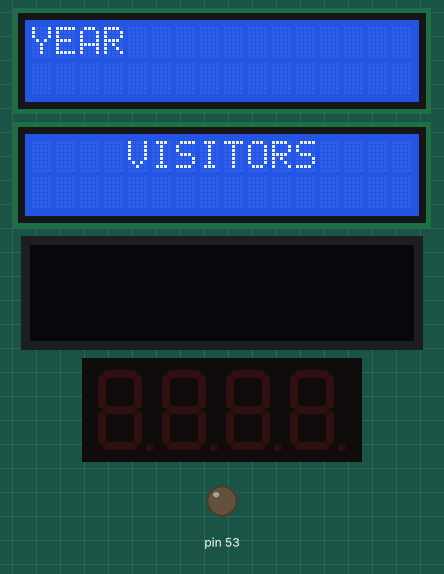
The sketch below on a simulated Arduino Mega 2560, built with avr-gcc and run on an emulated ATmega2560. Parts: 2 × 16×2 character LCD, 128×32 one-colour display, 4-digit seven-segment display, output pins drawn as LEDs (lit = HIGH). The display library's start-up logo is not drawn; storage starts empty; pins used as bus, display or sensor lines are not drawn; what the sketch prints to the serial monitor is not drawn.

Above: at 5.3 s.

The sketch:

rocket_final.ino
```cpp
#include <SoftwareSerial.h>
#include <SPI.h>
#include <Wire.h>
#include <LiquidCrystal_I2C.h>
#include <Adafruit_GFX.h>
#include <Adafruit_SSD1306.h>
#include <TM1637.h>
#include <SD.h>

File myFile;

// CHANGED: Connect ESP TX and RX to RX and TX, respectively, of the MEGA

#define SCREEN_WIDTH 128 // OLED display width, in pixels
#define SCREEN_HEIGHT 32 // OLED display height, in pixels

// Declaration for an SSD1306 display connected to I2C (SDA, SCL pins)
// The pins for I2C are defined by the Wire-library.
// On an arduino UNO:       A4(SDA), A5(SCL)
// On an arduino MEGA 2560: 20(SDA), 21(SCL)
// On an arduino LEONARDO:   2(SDA),  3(SCL), ...
#define OLED_RESET     4 // Reset pin # (or -1 if sharing Arduino reset pin)
#define SCREEN_ADDRESS 0x3C ///< See datasheet for Address; 0x3D for 128x64, 0x3C for 128x32
Adafruit_SSD1306 display(SCREEN_WIDTH, SCREEN_HEIGHT, &Wire, OLED_RESET);

#define NUMFLAKES     10 // Number of snowflakes in the animation example

#define LEDPIN  11

#define STEPPER_DIR 2
#define STEPPER_PULL 3


LiquidCrystal_I2C lcd1(0x27, 16, 2);
LiquidCrystal_I2C lcd2(0x26, 16, 2);

int seg1_clk = 22;
int seg1_dio = 23;
TM1637 tm(seg1_clk, seg1_dio);


boolean setdir = LOW;
int stepper_delay = 100;

#define LOGO_HEIGHT   16
#define LOGO_WIDTH    16
static const unsigned char PROGMEM logo_bmp[] =
{ 0b00000000, 0b11000000,
  0b00000001, 0b11000000,
  0b00000001, 0b11000000,
  0b00000011, 0b11100000,
  0b11110011, 0b11100000,
  0b11111110, 0b11111000,
  0b01111110, 0b11111111,
  0b00110011, 0b10011111,
  0b00011111, 0b11111100,
  0b00001101, 0b01110000,
  0b00011011, 0b10100000,
  0b00111111, 0b11100000,
  0b00111111, 0b11110000,
  0b01111100, 0b11110000,
  0b01110000, 0b01110000,
  0b00000000, 0b00110000 };

void setup() {
  Serial.begin(250000);
//  Serial.begin(9600);
  pinMode(STEPPER_PULL, OUTPUT);
  pinMode(STEPPER_DIR, OUTPUT);
  pinMode(53, OUTPUT);
  lcd1.init();
  lcd2.init();
  lcd1.backlight();
  lcd2.backlight();
  if(!display.begin(SSD1306_SWITCHCAPVCC, SCREEN_ADDRESS)) {
    Serial.println(F("SSD1306 allocation failed"));
    for(;;); // Don't proceed, loop forever
  }
  if (!SD.begin(53)) {
Serial.println("initialization failed!");
return;
}
Serial.println("initialization done.");

  tm.init();
  tm.set(2);


  // Show initial display buffer contents on the screen --
  // the library initializes this with an Adafruit splash screen.
  display.display();
  delay(5000);
  lcd1.print("YEAR");
  lcd2.setCursor(4,0);
  lcd2.print("VISITORS");

  // Clear the buffer
  display.clearDisplay();
  stepForward(160000);
  stepBackward(160000);
  reverseMotor();


}

void displayTextOLED(String subject) {
  display.clearDisplay();

  display.setTextSize(3); // Draw 2X-scale text
  display.setTextColor(SSD1306_WHITE);
  display.setCursor(30, 5);
  display.println(subject);
  display.display();      // Show initial text
  delay(100);
}

long step_count = 0;
long moved = 0;

void loop() {
//  boolean iotstatus = iotMethod();
//  if(iotstatus == false){
//    sdBackup();
//    }
sdBackup();

//    Serial.println(step_count);

}

boolean iotMethod(void){
  String incoming_string = "";
  boolean string_ready = false;
  int visitors = 0;
  tm.display(0,0);
  tm.display(1,0);
  tm.display(2,0);
  tm.display(3,0);

//  digitalWrite(STEPPER_DIR, setdir);
//  digitalWrite(STEPPER_PULL, HIGH);
//  delayMicroseconds(stepper_delay);
//  digitalWrite(STEPPER_PULL, LOW);
//  step_count = step_count + 1;

  while(Serial.available()){
    incoming_string = Serial.readString();
    string_ready = true;
    };

  if(string_ready == true){
//    Serial.println("Received String: ");
//    visitors = incoming_string.toInt();
    char *strings[2]; // an array of pointers to the pieces of the above array after strtok()
    char *ptr = NULL;
    byte index = 0;
    ptr = strtok(incoming_string.c_str(), ",");  // parse comma-delimited string as array
    while (ptr != NULL)
    {
       strings[index] = ptr;
       index++;
       ptr = strtok(NULL, ",");
    }
    int year = String(strings[0]).toInt();
    int visitors = String(strings[1]).toInt();
    if(year == 0 || visitors == 0){
      return false;
      }
    String oled_vis = String(visitors);
    if(visitors<100){
      oled_vis = "00" + String(visitors);
      }else if(visitors<1000){
        oled_vis = "0" + String(visitors);
        }
    displayTextOLED(oled_vis);
    lcd1.clear();
    lcd1.setCursor(6,0);
    lcd1.print("YEAR");
    lcd1.setCursor(6,1);
    lcd1.print(String(year));
    long stepsy = map(visitors, 0, 6000, 0, 160000);
    stepForward(stepsy);
    stepBackward(stepsy);
    reverseMotor();
//    Serial.print("Year: " + String(year) + "\tVisitors: " + String(visitors) + "\n\n");
//    delay(1000);
//    digitalWrite(STEPPER_DIR, setdir);
//    digitalWrite(STEPPER_PULL, HIGH);
//    delayMicroseconds(stepper_delay);
//    digitalWrite(STEPPER_PULL, LOW);
//    delayMicroseconds(stepper_delay);
    };
    return true;
  }

void sdBackup(void){
  String incoming_string = "";
  boolean string_ready = false;
  int visitors = 0;

  // re-open the file for reading:
  myFile = SD.open("data.txt");
  if (myFile) {
    // read from the file until there's nothing else in it:
    while (myFile.available()) {
      incoming_string = myFile.readStringUntil('\n');
      string_ready = true;
      if(string_ready == true){
//    Serial.println("Received String: ");
//    visitors = incoming_string.toInt();
    char *strings[2]; // an array of pointers to the pieces of the above array after strtok()
    char *ptr = NULL;
    byte index = 0;
    ptr = strtok(incoming_string.c_str(), ",");  // parse comma-delimited string as array
    while (ptr != NULL)
    {
       strings[index] = ptr;
       index++;
       ptr = strtok(NULL, ",");
    }
    int year = String(strings[0]).toInt();
    int visitors = String(strings[1]).toInt();
    String oled_vis = String(visitors);
    if(visitors<100){
      oled_vis = "00" + String(visitors);
      }else if(visitors<1000){
        oled_vis = "0" + String(visitors);
        }
    displayTextOLED(oled_vis);
    lcd1.clear();
    lcd1.setCursor(6,0);
    lcd1.print("YEAR");
    lcd1.setCursor(6,1);
    lcd1.print(String(year));
    long stepsy = map(visitors, 0, 6000, 0, 160000);
    stepForward(stepsy);
    delay(1000*10); //wait 10 seconds
    stepBackward(stepsy);
    delay(3000);
    reverseMotor();
      }
    }
    // close the file:
    myFile.close();
  } else {
    // if the file didn't open, print an error:
    Serial.println("error opening test.txt");
  }
  }

void reverseMotor(){
  setdir = !setdir;
}

void stepForward(long steps){
  for(long i = 0; i<steps; i++){
  digitalWrite(STEPPER_DIR, setdir);
  digitalWrite(STEPPER_PULL, HIGH);
  delayMicroseconds(stepper_delay);
  digitalWrite(STEPPER_PULL, LOW);
  delayMicroseconds(stepper_delay);
  }
  }

void stepBackward(long steps){
  reverseMotor();
  for(long i = 0; i<steps; i++){
  digitalWrite(STEPPER_DIR, setdir);
  digitalWrite(STEPPER_PULL, HIGH);
  delayMicroseconds(stepper_delay);
  digitalWrite(STEPPER_PULL, LOW);
  delayMicroseconds(stepper_delay);
  }
  }
```
